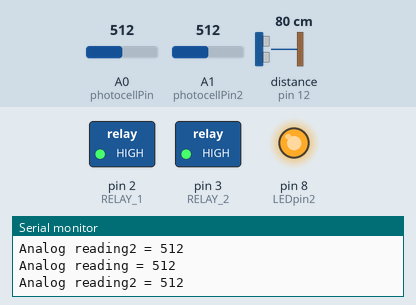
Simulated run of this sketch. Board: Arduino Uno, built with avr-gcc and run on an emulated ATmega328P. Shown: switched loads named in the sketch (green lamp = pin HIGH), output pins drawn as LEDs (lit = HIGH), the last lines printed to the serial monitor. Wiring (inferred from the names in the program): ultrasonic range finder: trigger pin 13; echo pin 12. Inputs (shaded band) come from the test bench; at power-on: A0 (photocellPin) = 512, A1 (photocellPin2) = 512, distance to the obstacle (sensor on pin 12) 80 cm. The echo pulse lasts 58.3 µs per cm; pins used as bus, display or sensor lines are not drawn.

Above: at 2.3 s.
2.4 s: A0 (photocellPin) set to 306
At 3.7 s:
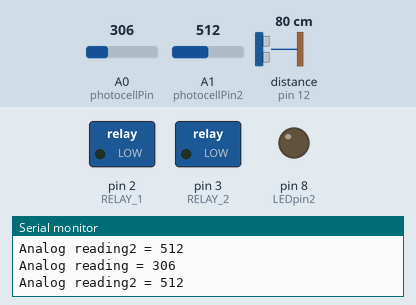
7.6 s: A0 (photocellPin) set to 484
11.2 s: A0 (photocellPin) set to 511
At 13.3 s:
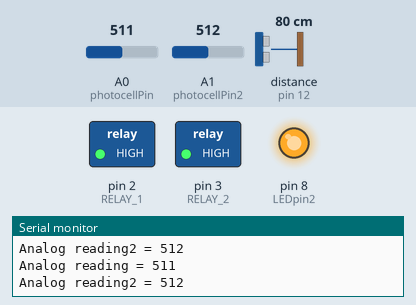
16.4 s: A0 (photocellPin) set to 122
At 18.0 s:
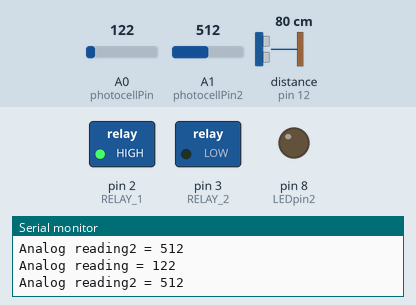
21.6 s: A1 (photocellPin2) set to 306
23.7 s: A1 (photocellPin2) set to 484
26.2 s: A1 (photocellPin2) set to 516
At 29.8 s:
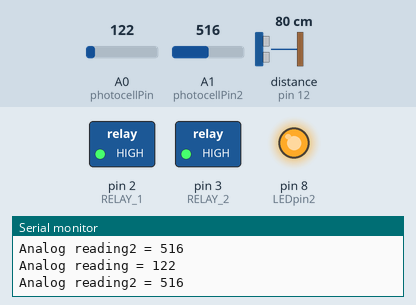
Timing chart, 0 to 32.4 s (numbered marks = the images above; inputs shaded):
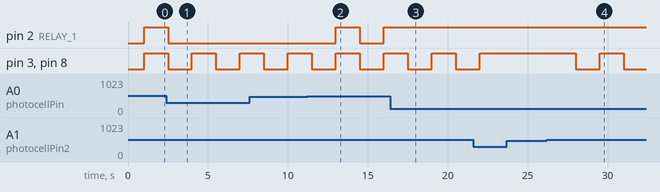

The sketch:

Senzori_Complet_Distanta.ino
```cpp
int stare=0;
int photocellPin = 0;
int photocellReading;
int LEDpin = 13;
int LEDbrightness;

int photocellPin2 = 1;
int photocellReading2;
int LEDpin2 = 8;
int LEDbrightness2;
int stare2=0;

#define trigPin 13
#define echoPin 12


#define SWITCH 500
#define RELAY_1  2
#define RELAY_2  3
#define RELAY_ON 1
#define RELAY_OFF 0

void setup(void){

  Serial.begin(9600);

  pinMode(trigPin, OUTPUT);
  pinMode(echoPin, INPUT);

  pinMode(LEDpin,OUTPUT);
  pinMode(LEDpin2, OUTPUT);

  pinMode(RELAY_1, OUTPUT);
  pinMode(RELAY_2, OUTPUT);

  digitalWrite(RELAY_1, RELAY_OFF);
  digitalWrite(RELAY_2, RELAY_OFF);
 }

void loop(void){
  Senzori();

  digitalWrite(trigPin, LOW);  // Added this line
  delayMicroseconds(2); // Added this line
  digitalWrite(trigPin, HIGH);
//  delayMicroseconds(1000); - Removed this line
  delayMicroseconds(10); // Added this line
  digitalWrite(trigPin, LOW);


  delay(500);
}


void Senzori(){
  photocellReading = analogRead(photocellPin);
  Serial.print("Analog reading = ");
  Serial.println(photocellReading);
  photocellReading2 = analogRead(photocellPin2);
  Serial.print("Analog reading2 = ");
  Serial.println(photocellReading2);

  long duration, distance;
  duration = pulseIn(echoPin, HIGH);
  distance = (duration/2) / 29.1;

  if(photocellReading>SWITCH){
    stare++;
    int x=stare%2;
    if(x==0){
       digitalWrite(LEDpin,LOW);
       digitalWrite(RELAY_1, RELAY_OFF);
    }else if(x==1){
      digitalWrite(LEDpin,HIGH);
      digitalWrite(RELAY_1, RELAY_ON);
      }
  }

  if(photocellReading2>SWITCH){
    stare2++;
    int y=stare2%2;
    if(y==0){
      digitalWrite(LEDpin2,LOW);
      digitalWrite(RELAY_2, RELAY_OFF);
    }else if(y==1){
      digitalWrite(LEDpin2,HIGH);
      digitalWrite(RELAY_2, RELAY_ON);
      }
  }

}
```

Measured:
- the behaviour switches between 500 and 501 on A0 (photocellPin) (found by bisection; images 1 and 2)
- after the input at 2.4 s, pin 2 (RELAY_1): goes on until 2.5 s, then stays LOW
- after the input at 11.2 s, pin 2 (RELAY_1): LOW → HIGH after 1.8 s, → LOW 1.5 s later, → HIGH 1.5 s later
- after the input at 16.4 s, pin 2 (RELAY_1): stays HIGH (without the input it goes to LOW after 1.1 s)
- after the input at 26.2 s, pin 3 (RELAY_2), pin 8 (LEDpin2): HIGH → LOW after 1.8 s, → HIGH 1.5 s later, → LOW 1.5 s later
